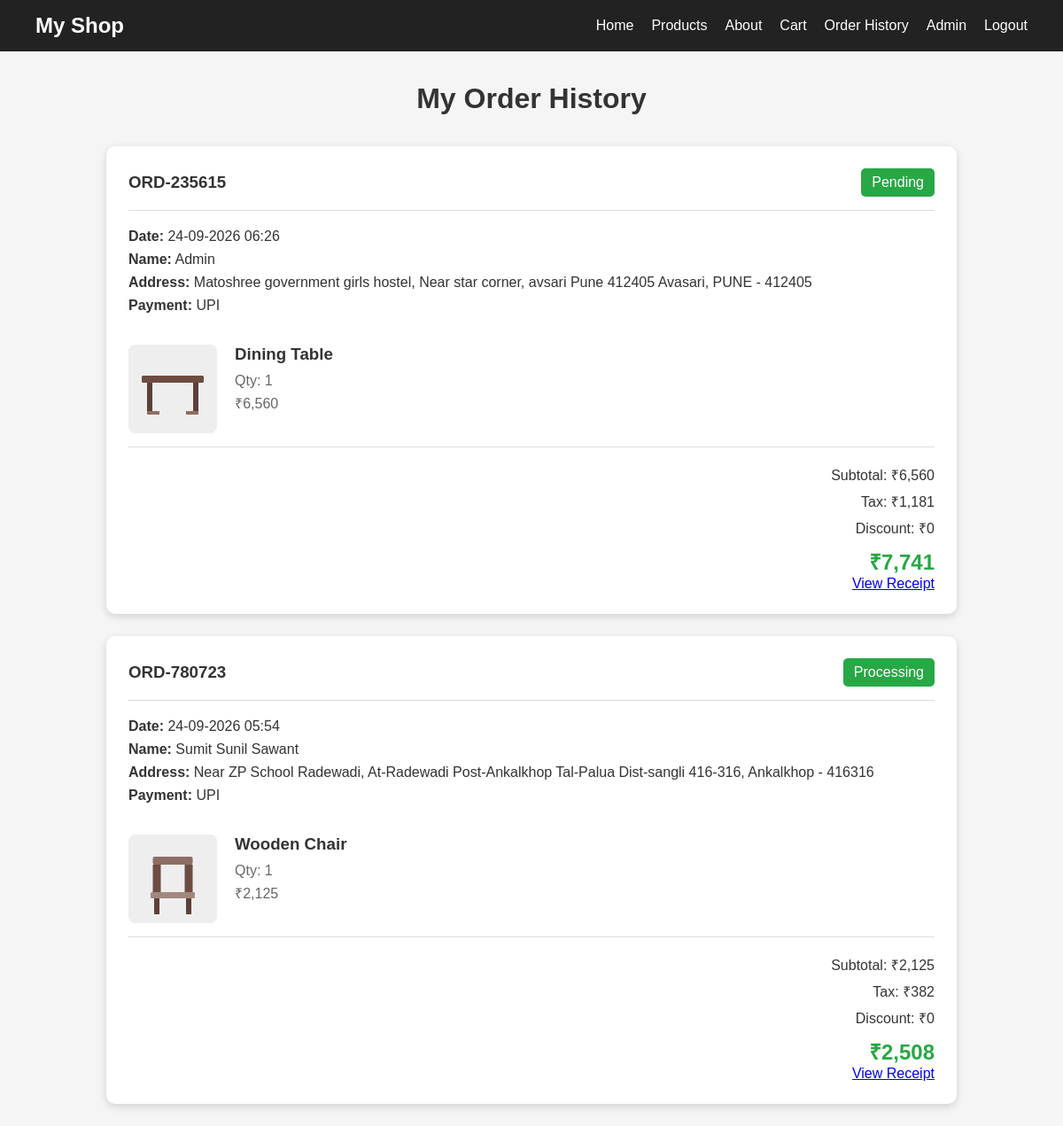
Page /orders (signed in) on the committed database.
### app.py (models this page shows)
class Order(db.Model):
    id = db.Column(db.Integer, primary_key=True)
    order_code = db.Column(db.String(20), unique=True, nullable=False)
    user_id = db.Column(db.Integer, db.ForeignKey("user.id"), nullable=False)
    name = db.Column(db.String(120), nullable=False)
    email = db.Column(db.String(120), nullable=False)
    mobile = db.Column(db.String(20), nullable=False)
    address = db.Column(db.Text, nullable=False)
    city = db.Column(db.String(80), nullable=False)
    pincode = db.Column(db.String(12), nullable=False)
    payment = db.Column(db.String(40), nullable=False)
    subtotal = db.Column(db.Float, nullable=False)
    tax = db.Column(db.Float, nullable=False)
    discount = db.Column(db.Float, nullable=False)
    final_amount = db.Column(db.Float, nullable=False)
    status = db.Column(db.String(30), default="Pending")
    created_at = db.Column(db.DateTime, default=datetime.utcnow)
    items = db.relationship(
        "OrderItem", backref="order", lazy=True, cascade="all, delete-orphan"
    )

class OrderItem(db.Model):
    id = db.Column(db.Integer, primary_key=True)
    order_id = db.Column(db.Integer, db.ForeignKey("order.id"), nullable=False)
    product_id = db.Column(db.Integer, nullable=True)
    name = db.Column(db.String(160), nullable=False)
    category = db.Column(db.String(40), nullable=False)
    price = db.Column(db.Float, nullable=False)
    quantity = db.Column(db.Integer, nullable=False)
    image = db.Column(db.String(255), nullable=False)

### app.py (the view)
@app.route("/orders")
@login_required
def order_history():
    user = get_current_user()
    orders = (
        Order.query.filter_by(user_id=user.id)
        .order_by(Order.created_at.desc())
        .all()
    )
    return render_template("order_history.html", orders=orders)

### app.py (called while the page is built)
def inr(amount):
    return "₹{:,.0f}".format(round(amount))

def rupee_filter(value):
    try:
        return inr(float(value))
    except (TypeError, ValueError):
        return inr(0)

@app.context_processor
def inject_globals():
    cart = session.get("cart", {})
    cart_count = sum(int(qty) for qty in cart.values())
    return {
        "current_user": get_current_user(),
        "cart_count": cart_count,
        "categories": CATEGORIES,
        "now_year": datetime.now().year,
    }

def get_current_user():
    user_id = session.get("user_id")
    if not user_id:
        return None
    return db.session.get(User, user_id)

def login_required(view):
    @wraps(view)
    def wrapped(*args, **kwargs):
        if not session.get("user_id"):
            flash("Please login to continue.", "error")
            return redirect(url_for("login"))
        return view(*args, **kwargs)
    return wrapped

### templates/order_history.html (shortened to what this page needs)
{% extends "base.html" %}
{% block styles %}
<link rel="stylesheet" href="{{ url_for('static', filename='css/order-history.css') }}">
{% endblock %}
{% block content %}
<h1>My Order History</h1>
<div id="orderContainer">
    {% for order in orders %}
        <div class="order-box">
            <div class="order-header">
                <h3>{{ order.order_code }}</h3>
                <span>{{ order.status }}</span>
            </div>
            <div class="customer-info">
                <p><strong>Date:</strong> {{ order.created_at.strftime('%d-%m-%Y %H:%M') }}</p>
                <p><strong>Name:</strong> {{ order.name }}</p>
                <p><strong>Address:</strong> {{ order.address }}, {{ order.city }} - {{ order.pincode }}</p>
                <p><strong>Payment:</strong> {{ order.payment }}</p>
            </div>
            <div class="products">
                {% for item in order.items %}
                <div class="order-product">
                    <img src="{{ url_for('static', filename=item.image) }}" alt="{{ item.name }}">
                    <div>
                        <h3>{{ item.name }}</h3>
                        <p>Qty: {{ item.quantity }}</p>
                        <p>{{ item.price | inr }}</p>
                    </div>
                </div>
                {% endfor %}
            </div>
            <div class="order-total">
                <p>Subtotal: {{ order.subtotal | inr }}</p>
                <p>Tax: {{ order.tax | inr }}</p>
                <p>Discount: {{ order.discount | inr }}</p>
                <h2>{{ order.final_amount | inr }}</h2>
                <a href="{{ url_for('receipt', order_code=order.order_code) }}">View Receipt</a>
            </div>
        </div>
    {% endfor %}
</div>
{% endblock %}

### static/css/order-history.css (style rules this page uses)
* { margin: 0; padding: 0; box-sizing: border-box; }
body { font-family: Arial, sans-serif; background-color: #f5f5f5; color: #333; }
h1 { text-align: center; margin: 35px; }
#orderContainer { width: 80%; margin: auto; }
.order-box { background-color: white; padding: 25px; margin-bottom: 25px; border-radius: 10px; box-shadow: 0 3px 10px rgba(0,0,0,0.15); }
.order-header { display: flex; justify-content: space-between; align-items: center; border-bottom: 1px solid #ddd; padding-bottom: 15px; margin-bottom: 20px; }
.order-header span { background-color: #28a745; color: white; padding: 7px 12px; border-radius: 5px; }
.customer-info { margin-bottom: 20px; }
.customer-info p { margin-bottom: 8px; }
.products { margin-top: 15px; }
.order-product { display: flex; gap: 20px; padding: 15px 0; border-bottom: 1px solid #ddd; }
.order-product img { width: 100px; height: 100px; object-fit: contain; background-color: #eee; border-radius: 8px; }
.order-product h3 { margin-bottom: 10px; }
.order-product p { margin-bottom: 5px; color: #666; }
.order-total { text-align: right; margin-top: 20px; }
.order-total p { margin-bottom: 8px; }
.order-total h2 { color: #28a745; margin-top: 10px; }

### rows in the picture
Order: order_code "ORD-235615", status "Pending", created_at "24-09-2026 06:26", name "Admin", address "Matoshree government girls hostel, Near star corner, avsari Pune 412405 Avasari", city "PUNE", pincode "412405", payment "UPI", subtotal|inr "₹6,560", tax|inr "₹1,181", discount|inr "₹0", final_amount|inr "₹7,741"
OrderItem: image (picture), name "Dining Table", quantity "1", price|inr "₹6,560"
Order: order_code "ORD-780723", status "Processing", created_at "24-09-2026 05:54", name "Sumit Sunil Sawant", address "Near ZP School Radewadi, At-Radewadi Post-Ankalkhop Tal-Palua Dist-sangli 416-316", city "Ankalkhop", pincode "416316", payment "UPI", subtotal|inr "₹2,125", tax|inr "₹382", discount|inr "₹0", final_amount|inr "₹2,508"
OrderItem: image (picture), name "Wooden Chair", quantity "1", price|inr "₹2,125"
